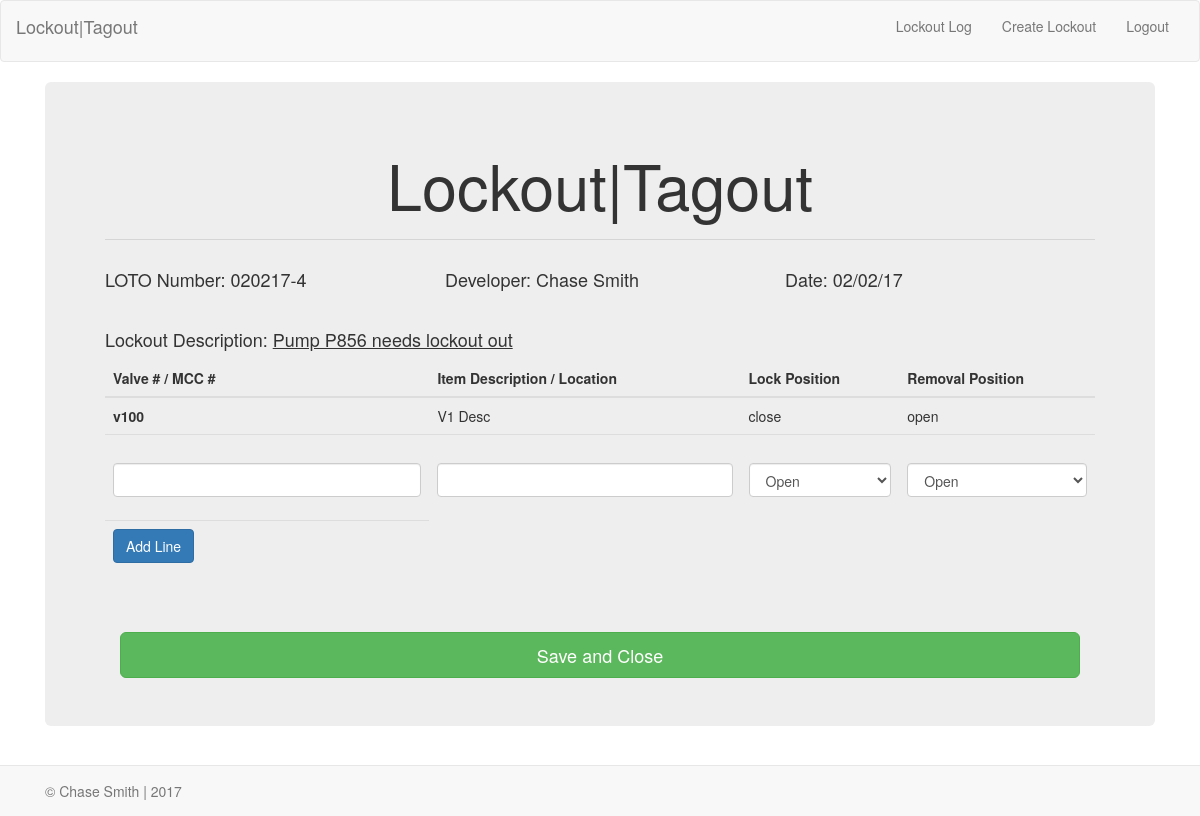
The app's page /save_lockout with its own data.
### models.py (models this page shows, shortened)
class Lockout(db.Model):
    __tablename__="lockout"
    id=db.Column(db.Integer, primary_key=True)
    lockout_number=db.Column(db.String(10), nullable=False)
    lockout_description=db.Column(db.String(200), nullable=False)
    lockout_author = db.relationship('User', backref=db.backref('lockout_author', lazy='dynamic'))
    user_id=db.Column('user_id', db.Integer, db.ForeignKey('user.id'))
    filename=db.Column(db.String(300), nullable=True)
    status=db.Column(db.Boolean(), default=True)
    goggles=db.Column(db.Boolean(), default=False)
    faceshield=db.Column(db.Boolean(),default=False)
    fullface=db.Column(db.Boolean(), default=False)
    dustmask=db.Column(db.Boolean(), default=False)
    leathergloves=db.Column(db.Boolean(), default=False)
    saranax=db.Column(db.Boolean(), default=False)
    nitrilegloves=db.Column(db.Boolean(), default=False)
    chemicalgloves=db.Column(db.Boolean(), default=False)
    chemicalsuit=db.Column(db.Boolean(),default=False)
    tyrex=db.Column(db.Boolean(),default=False)
    rubberboots=db.Column(db.Boolean(),default=False)
    sar=db.Column(db.Boolean(),default=False)
    data=db.Column(db.LargeBinary(),nullable=True)
    date=db.Column(db.DateTime)
    ppe=db.Column(db.String(50), nullable=True)

class User(db.Model):
    __tablename__="user"
    id=db.Column(db.Integer, primary_key=True)
    username=db.Column(db.String(20), unique=True)
    first_name=db.Column(db.String(20), nullable=False)
    last_name=db.Column(db.String(20), nullable=False)
    position=db.Column(db.String(50), nullable=False)

class Lockout_Line(db.Model):
    __tablename__="lockout_line"
    id=db.Column(db.Integer, primary_key=True)
    valve_number=db.Column(db.String(10), nullable=False)
    line_description=db.Column(db.String(50), nullable=True)
    lock_position=db.Column(db.String(10), nullable=False)
    removal_position=db.Column(db.String(10), nullable=False)
    lockout=db.relationship('Lockout', backref=db.backref('lockout', lazy='dynamic'))
    lockout_id=db.Column('lockout_id', db.Integer, db.ForeignKey('lockout.id'))

### app.py (the view)
@app.route('/save_lockout', methods=['POST', 'GET'])
def save_lockout():
    all_lockout=db.session.query(Lockout).all()
    this_lockout=all_lockout[-1]
    lockout_line_form=LockoutLineForm(request.form)
    lockout_lines=this_lockout.lockout
    if request.method == 'POST':
        new_lockout_line=Lockout_Line(valve_number=lockout_line_form.valve_number.data,
                        line_description=lockout_line_form.line_description.data,
                        lock_position=lockout_line_form.lock_position.data,
                        removal_position=lockout_line_form.removal_position.data,
                        lockout=this_lockout)
        db.session.add(new_lockout_line)
        db.session.commit()
        return redirect(url_for('save_lockout'))
    else:
        return render_template('save_lockout.html', this_lockout=this_lockout, lockout_line_form=lockout_line_form, lockout_lines=lockout_lines)

### forms.py
class LockoutLineForm(Form):
    valve_number=StringField(u'',[validators.Length(max=10)])
    line_description=StringField(u'',[validators.Length(max=50)])
    lock_position=SelectField(u'', choices=[('open','Open'),('close','Close')])
    removal_position=SelectField(u'', choices=[('open','Open'),('close','Close')])

### templates/save_lockout.html (shortened to what this page needs)
{% extends "base.html" %}
{% import "bootstrap/wtf.html" as wtf %}
{% block content %}
<div class="container-fluid">
  <div class="jumbotron">
    <div class="text-center">
      <h1>Lockout|Tagout</h1>
    </div>
      <hr>
      <div class="row">
        <div class="col-md-4">
          <h4> LOTO Number: {{ this_lockout.lockout_number }} </h4>
        </div>
        <div class="col-md-4">
          <h4>Developer: {{ this_lockout.lockout_author.first_name }} {{ this_lockout.lockout_author.last_name }}</h4>
        </div>
        <div class="col-md-4">
          <h4>Date: {{ this_lockout.date.strftime("%m/%d/%y") }}</h4>
        </div>
      </div>
    <br>
    <div class="row">
      <div class="col-xs-12">
        <h4>Lockout Description: <u>{{ this_lockout.lockout_description }}</u></h4>
      </div>
    </div>
      <table class="table" id="lines_table">
        <thead>
          <tr>
            <th>Valve # / MCC #</th>
            <th>Item Description / Location</th>
            <th>Lock Position</th>
            <th>Removal Position</th>
          </tr>
        </thead>
        <tbody>
          {% for each in lockout_lines %}
              <tr>
                <th scope="row">{{ each.valve_number}}</th>
                  <td>{{ each.line_description }}</td>
                  <td>{{ each.lock_position }}</td>
                  <td>{{ each.removal_position }}</td>
              </tr>
          {% endfor %}
        <form  method="POST" action="/save_lockout">
          <tr>
            <th scope="row">{{ wtf.form_field(lockout_line_form.valve_number) }}</th>
              <td>{{ wtf.form_field(lockout_line_form.line_description) }}</td>
              <td>{{ wtf.form_field(lockout_line_form.lock_position) }}</td>
              <td>{{ wtf.form_field(lockout_line_form.removal_position) }}</td>
          </tr>
          <tr>
            <th><button class="btn btn-primary" type="submit">Add Line</button></th>
          </tr>
        </tbody>
      </table>
    <div class="container">
      <hr>
      <a class="btn btn-success btn-lg btn-block" href="/" role="button">Save and Close</a>
    </diV>
  </div>
</div>
{% endblock %}

### templates/base.html (shortened to what this page needs)
<!DOCTYPE html>
<html>
  <head>
    {% block head %}
    <link rel="stylesheet" href="https://maxcdn.bootstrapcdn.com/bootstrap/3.3.7/css/bootstrap.min.css">
    <link href="{{ url_for('static', filename='style.css') }}" rel="stylesheet">
    {% endblock %}
  </head>
  <nav class="navbar navbar-default">
  <div class="container-fluid">
    <div class="navbar-header">
      <p class="navbar-brand">Lockout|Tagout</p>
    </div>
    <div class="collapse navbar-collapse">
    <ul class="nav navbar-nav navbar-right">
        <li><a href="/">Lockout Log</a></li>
        <li><a href="/lockout"> Create Lockout</a></li>
        <li><a href="/logout">Logout</a></li>
    </ul>
    </div>
  </div>
</nav>
    <div class="container"   style="margin-bottom: 60px;">
      {% block content %}{% endblock %}
    </div>
    <div class="navbar navbar-default navbar-fixed-bottom" role="navigation"  style="margin-bottom: 0px;" >
    	<div class="container">
    		<p class ="navbar-text"> &copy; Chase Smith | 2017</p>
    	</div>
    </div>
  </body>
</html>

### static/style.css (style rules this page uses)
hr { background-color: blue; }

### records on screen
Lockout: lockout_number "020217-4", date "02/02/17", lockout_description "Pump P856 needs lockout out"
User: lockout_author.first_name "Chase", lockout_author.last_name "Smith"
Lockout_Line: valve_number "v100", line_description "V1 Desc", lock_position "close", removal_position "open"
